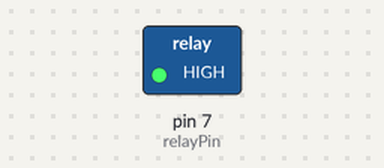
A sketch run on a simulated Arduino Uno, built with avr-gcc and run on an emulated ATmega328P. Shown: switched loads named in the sketch (green lamp = pin HIGH).

Above: at 1.5 s.
At 4.5 s:
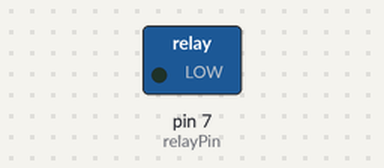
Timing chart, 0 to 7.8 s (numbered marks = the images above):
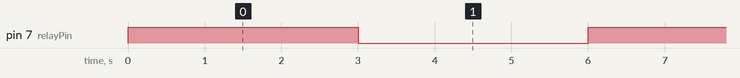

The sketch:

17.relay_to_lamp.ino
```cpp
#define relayPin 7

void setup() {
  pinMode(relayPin, OUTPUT);
}

void loop() {
  digitalWrite(relayPin, HIGH);  // Turn on the device
  delay(3000);                   // Keep it on for 3 seconds
  digitalWrite(relayPin, LOW);   // Turn off the device
  delay(3000);                   // Keep it off for 3 seconds
}
```

Measured:
- by itself, pin 7 (relayPin): alternates HIGH for 3.0 s and LOW for 3.0 s
